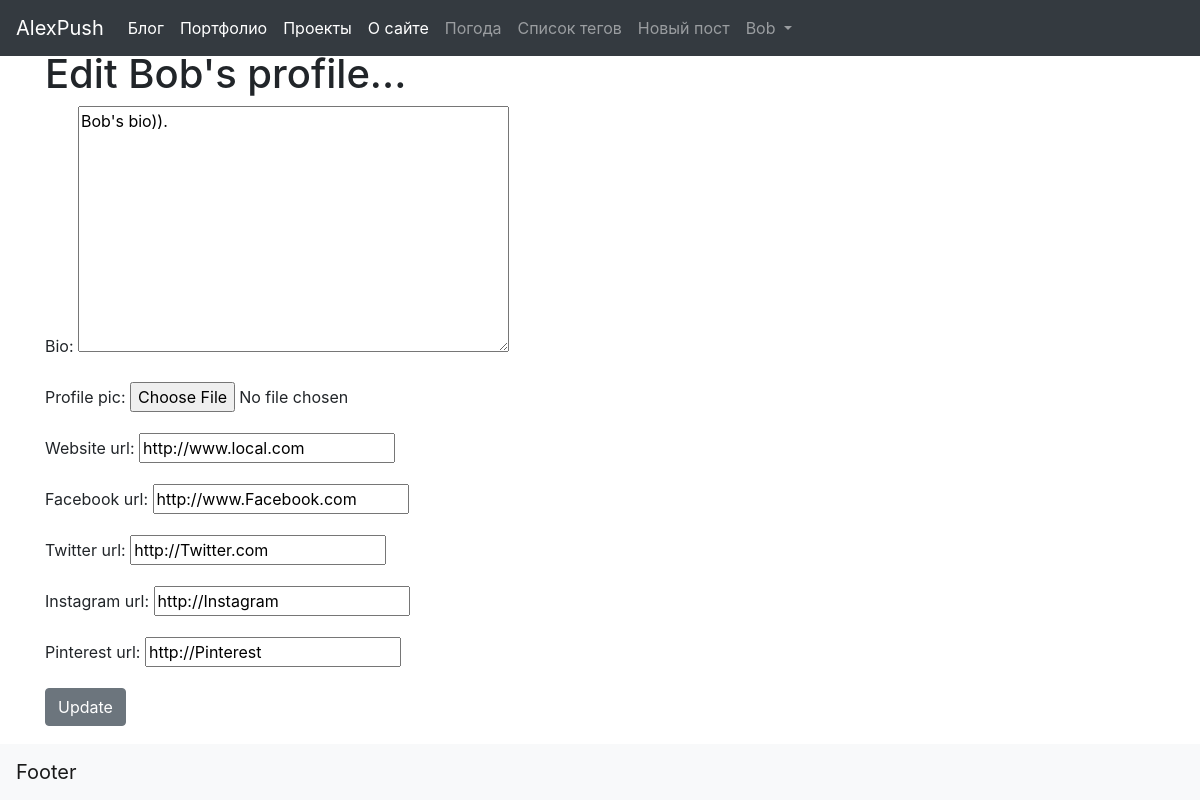
Page /members/1/edit_profile_page/ (signed in) on the committed database.
### blog/models.py (models this page shows, shortened)
class Profile(models.Model):
    user = models.OneToOneField(User, null=True, on_delete=models.CASCADE)
    bio = models.TextField(null=True, blank=True)
    profile_pic = models.ImageField(null=True, blank=True, upload_to='images/profile/')
    website_url = models.CharField(max_length=255, null=True, blank=True)
    facebook_url = models.CharField(max_length=255, null=True, blank=True)
    twitter_url = models.CharField(max_length=255, null=True, blank=True)
    instagram_url = models.CharField(max_length=255, null=True, blank=True)
    pinterest_url = models.CharField(max_length=255, null=True, blank=True)

### auth_enj/views.py (the view)
# urls.py: path('<int:pk>/edit_profile_page/', EditProfilePageView.as_view(), name='edit_profile_page'),
class EditProfilePageView(generic.UpdateView):
    model = Profile
    template_name = 'registration/edit_profile_page.html'
    success_url = reverse_lazy('home')
    fields = ['bio','profile_pic','website_url','facebook_url','twitter_url','instagram_url','pinterest_url']

### auth_enj/templates/registration/edit_profile_page.html (shortened to what this page needs)
{% extends 'home_pages/main_wo_widgets.html' %}
{% block content %}
{% if user.is_authenticated %}
    {% if user.id == profile.user.id %}
        <div class="container">
        <div class="row">
          <div>
              <h1>Edit {{user.username}}'s profile...</h1>
              <form method="POST">
                  {{form.as_p}}
                  <button class="btn btn-secondary">Update</button>
              </form>
              <br>
          </div>
        </div>
        </div>
    {% else %}
        <h1>You un correct user. Nice try!))</h1>
    {% endif %}
{% else %}
  <h1>Unauthorized. Nice try!))</h1>
{% endif %}
{% endblock %}

### home_pages/templates/home_pages/navbar.html (shortened to what this page needs)
{% load static %}
  <nav class="navbar navbar-expand-md navbar-dark fixed-top bg-dark">
    <a class="navbar-brand" href="{% url 'blog' %}">AlexPush</a>
    <div class="collapse navbar-collapse" id="navbarCollapse">
      <ul class="navbar-nav mr-auto">
        <li class="nav-item active">
          <a class="nav-link" href="{% url 'blog' %}">Блог<span class="sr-only">(current)</span></a>
        </li>
        <li class="nav-item active">
          <a class="nav-link" href="#">Портфолио<span class="sr-only">(current)</span></a>
        </li>
        <li class="nav-item active">
          <a class="nav-link" href="#">Проекты<span class="sr-only">(current)</span></a>
        </li>
        <li class="nav-item active">
          <a class="nav-link" href="#">О сайте<span class="sr-only">(current)</span></a>
        </li>
        <li class="nav-item">
          <a class="nav-link" href="{% url 'weather' %}">Погода</a>
        </li>
        {% if cat_menu %}
        <li class="nav-item dropdown">
        <a class="nav-link dropdown-toggle" href="#" id="navbarDropdown" role="button" data-toggle="dropdown" aria-haspopup="true" aria-expanded="false">
        Теги
        </a>
          <div class="dropdown-menu" aria-labelledby="navbarDropdown">
            {% for cat in cat_menu %}
              <a class="dropdown-item" href="{% url 'category' cat%}">{{ cat }}</a>
            {% endfor %}
            {% if user.is_authenticated %}
              <div class="dropdown-divider"></div>
              <a class="dropdown-item" href="{% url 'add-category' %}">Новый тег</a>
            {% endif %}
          </div>
         </li>
        {% else %}
        <a class="nav-link" href="{% url 'category-list' %}">Список тегов</a>
        {% endif %}
        {% if user.is_authenticated %}
          <li class="nav-item">
          <a class="nav-link" href="{% url 'add-article' %}">Новый пост</a>
        </li>
        {% if user.is_authenticated %}
          <li class="nav-item dropdown">
            <a class="nav-link dropdown-toggle"
               href="#"
               id="navbarDropdown"
               role="button"
               data-toggle="dropdown"
               aria-haspopup="true"
               aria-expanded="false">
            {{ user }}
            </a>
             </li>
        {% endif %}
        {% endif %}
      </ul>
    </div>
  </nav>

### rows in the picture
Profile: bio "Bob's bio)).", website_url "http://www.local.com", facebook_url "http://www.Facebook.com", twitter_url "http://Twitter.com", instagram_url "http://Instagram", pinterest_url "http://Pinterest"

### other values in the picture
{{ user }} "Bob"
{{ user.username }} "Bob"
